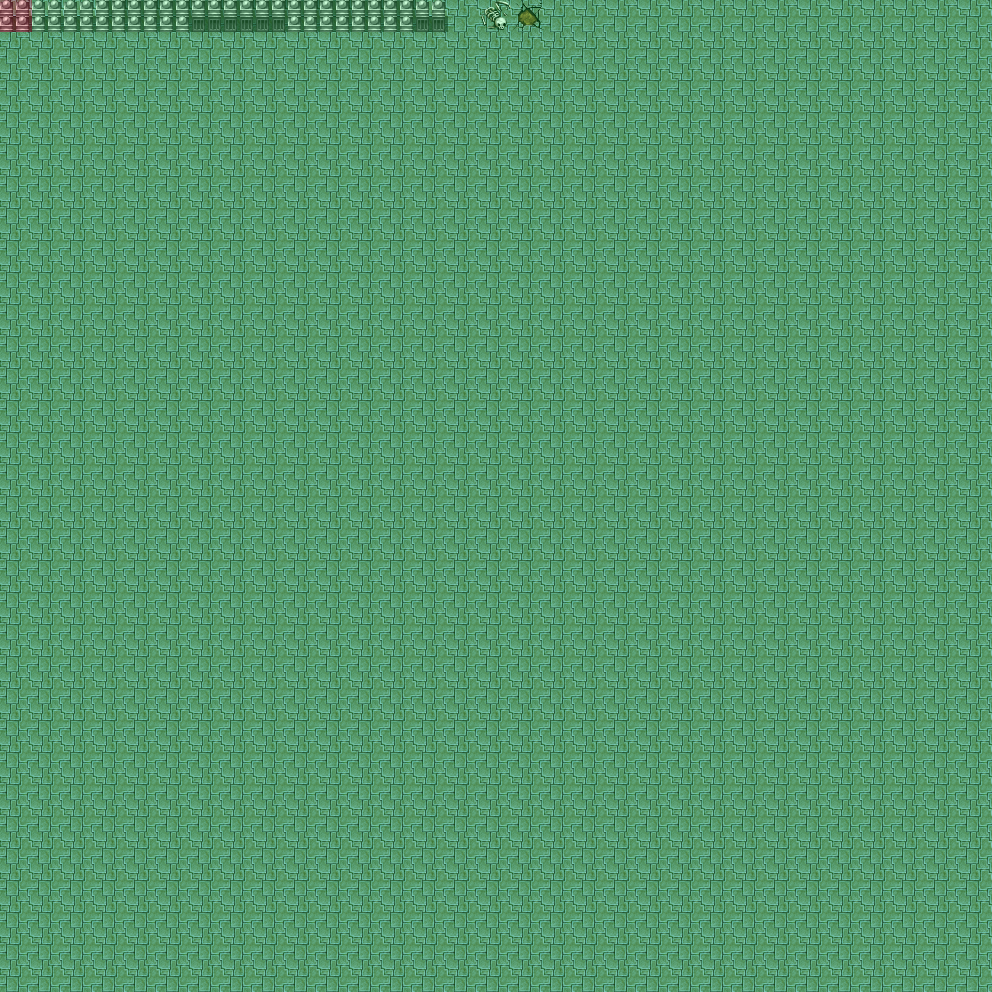

Below is a game level as drawn by its tile map, then a one-line description and the .tmx that defines it (tile-layer data replaced by summaries):
An orthogonal 31x31 tile map with 32x32 px tiles, 2 tile layers (Background, Meta), 2 tilesets.

<map version="1.0" orientation="orthogonal" width="31" height="31" tilewidth="32" tileheight="32">
 <tileset firstgid="1" name="Tileset" tilewidth="32" tileheight="32" spacing="1" margin="1">
  <image source="gfx/Tiles/Tileset_default.png" width="199" height="100" />
  <tile id="0">
   <properties>
    <property name="TileType" value="TILE_WALL_0*0*1011" />
   </properties>
  </tile>
  <tile id="1">
   <properties>
    <property name="TileType" value="TILE_WALL_***11111" />
   </properties>
  </tile>
  <tile id="2">
   <properties>
    <property name="TileType" value="TILE_WALL_0*01*110" />
   </properties>
  </tile>
  <tile id="3">
   <properties>
    <property name="TileType" value="TILE_WALL_11111110" />
   </properties>
  </tile>
  <tile id="4">
   <properties>
    <property name="TileType" value="TILE_WALL_11111011" />
   </properties>
  </tile>
  <tile id="5">
   <properties>
    <property name="TileType" value="TILE_WALL" />
   </properties>
  </tile>
  <tile id="6">
   <properties>
    <property name="TileType" value="TILE_WALL_*11*1*11" />
   </properties>
  </tile>
  <tile id="7">
   <properties>
    <property name="TileType" value="TILE_WALL_11111111" />
   </properties>
  </tile>
  <tile id="8">
   <properties>
    <property name="TileType" value="TILE_WALL_11*1*11*" />
   </properties>
  </tile>
  <tile id="9">
   <properties>
    <property name="TileType" value="TILE_WALL_11011111" />
   </properties>
  </tile>
  <tile id="10">
   <properties>
    <property name="TileType" value="TILE_WALL_01111111" />
   </properties>
  </tile>
  <tile id="11">
   <properties>
    <property name="TileType" value="TILE_DOOR" />
   </properties>
  </tile>
  <tile id="12">
   <properties>
    <property name="TileType" value="TILE_WALL_011*10*0" />
   </properties>
  </tile>
  <tile id="13">
   <properties>
    <property name="TileType" value="TILE_WALL_11111***" />
   </properties>
  </tile>
  <tile id="14">
   <properties>
    <property name="TileType" value="TILE_WALL_1101*0*0" />
   </properties>
  </tile>
  <tile id="15">
   <properties>
    <property name="TileType" value="TILE_EMPTY" />
   </properties>
  </tile>
  <tile id="16">
   <properties>
    <property name="TileType" value="TILE_GRAVESTONE" />
   </properties>
  </tile>
 </tileset>
 <tileset firstgid="19" name="meta_tiles" tilewidth="32" tileheight="32" spacing="1" margin="1">
  <image source="gfx/Tiles/Meta_tiles.png" width="67" height="34" />
  <tile id="0">
   <properties>
    <property name="Collidable" value="" />
   </properties>
  </tile>
 </tileset>
 <layer name="Background" width="31" height="31">
  <data>[961 cells, 961 non-empty, 18 distinct tile ids]</data>
 </layer>
 <layer name="Meta" width="31" height="31">
  <data>[961 cells, 961 non-empty, 2 distinct tile ids]</data>
 </layer>
</map>
